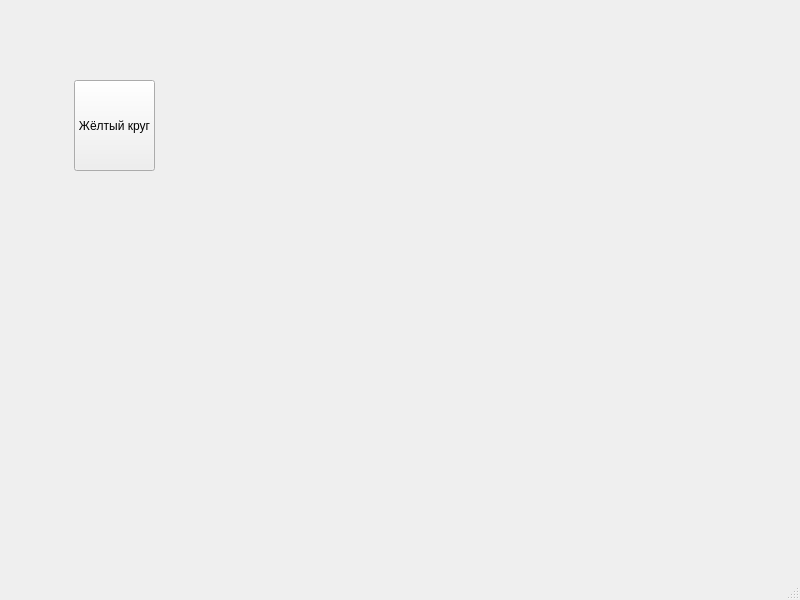
<?xml version="1.0" encoding="UTF-8"?>
<ui version="4.0">
 <class>MainWindow</class>
 <widget class="QMainWindow" name="MainWindow">
  <property name="geometry">
   <rect>
    <x>0</x>
    <y>0</y>
    <width>800</width>
    <height>600</height>
   </rect>
  </property>
  <property name="windowTitle">
   <string>MainWindow</string>
  </property>
  <widget class="QWidget" name="centralwidget">
   <widget class="QPushButton" name="pushButton">
    <property name="geometry">
     <rect>
      <x>74</x>
      <y>80</y>
      <width>81</width>
      <height>91</height>
     </rect>
    </property>
    <property name="text">
     <string>Жёлтый круг</string>
    </property>
   </widget>
  </widget>
  <widget class="QMenuBar" name="menubar">
   <property name="geometry">
    <rect>
     <x>0</x>
     <y>0</y>
     <width>800</width>
     <height>21</height>
    </rect>
   </property>
  </widget>
  <widget class="QStatusBar" name="statusbar"/>
 </widget>
 <resources/>
 <connections/>
</ui>
